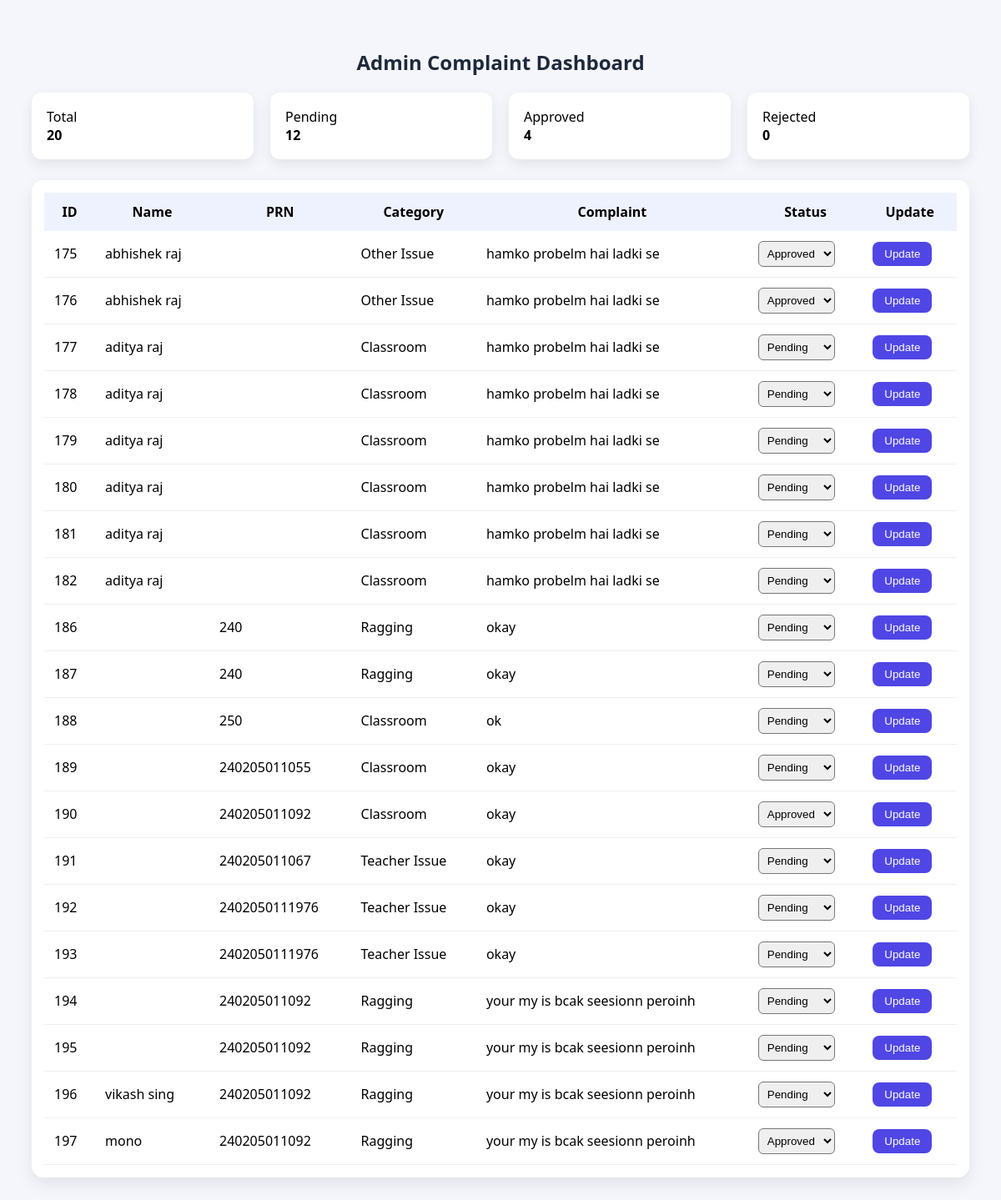
The page /admin_dashboard.php (signed in) on the database its author committed.
### tables this page shows
CREATE TABLE `complaints` (
  `id` int(11) NOT NULL,
  `name` varchar(100) DEFAULT NULL,
  `category` varchar(50) DEFAULT NULL,
  `complaint` text DEFAULT NULL,
  `status` varchar(50) DEFAULT 'Pending',
  `prn` varchar(20) NOT NULL
);

### admin_dashboard.php (the view, shortened to what this page needs)
<?php
include "db.php";
$total = mysqli_fetch_assoc(mysqli_query($conn,"SELECT COUNT(*) as total FROM complaints"))['total'];
$pending = mysqli_fetch_assoc(mysqli_query($conn,"SELECT COUNT(*) as total FROM complaints WHERE status='Pending'"))['total'];
$approved = mysqli_fetch_assoc(mysqli_query($conn,"SELECT COUNT(*) as total FROM complaints WHERE status='Approved'"))['total'];
$rejected = mysqli_fetch_assoc(mysqli_query($conn,"SELECT COUNT(*) as total FROM complaints WHERE status='Rejected'"))['total'];
$result = mysqli_query($conn,"SELECT * FROM complaints");
?>
<!DOCTYPE html>
<html>
<head>
</head>
<body>
<h2>Admin Complaint Dashboard</h2>
<div class="counter">
<div class="box">Total<br><b><?= $total ?></b></div>
<div class="box">Pending<br><b><?= $pending ?></b></div>
<div class="box">Approved<br><b><?= $approved ?></b></div>
<div class="box">Rejected<br><b><?= $rejected ?></b></div>
</div>
<div class="table-box">
<table>
<tr>
<th>ID</th>
<th>Name</th>
<th>PRN</th>
<th>Category</th>
<th>Complaint</th>
<th>Status</th>
<th>Update</th>
</tr>
<?php while($row=mysqli_fetch_assoc($result)){ ?>
<tr>
<form method="POST">
<td><?= $row['id'] ?></td>
<td><?= htmlspecialchars($row['name']) ?></td>
<td><?= $row['prn'] ?></td>
<td><?= $row['category'] ?></td>
<td><?= htmlspecialchars($row['complaint']) ?></td>
<td>
<select name="status">
<option <?= $row['status']=="Pending"?"selected":"" ?>>Pending</option>
<option <?= $row['status']=="Approved"?"selected":"" ?>>Approved</option>
</select>
</td>
<td>
<button name="update">Update</button>
</td>
</form>
</tr>
<?php } ?>
</table>
</div>
</body>
</html>

### admin_dashboard.php (style rules this page uses)
body { font-family:Segoe UI, sans-serif; background:#f4f6fb; padding:30px; }
h2 { text-align:center;color:#1e293b; }
.counter { display:flex; gap:20px; margin-bottom:25px; }
.box { flex:1; background:white; padding:18px; border-radius:12px; text-align:center finance; box-shadow:0 6px 16px rgba(0,0,0,.08); }
.table-box { background:white; border-radius:14px; padding:15px; box-shadow:0 8px 20px rgba(0,0,0,.08); }
table { width:100%; border-collapse:collapse; }
th { background:#eef2ff; padding:12px; }
td { padding:12px; border-bottom:1px solid #eee; }
select { padding:6px; border-radius:6px; }
button { background:#4f46e5; color:white; border:none; padding:7px 14px; border-radius:8px; }

### rows shown on the page
complaints: id "175", name "abhishek raj", category "Other Issue", complaint "hamko probelm hai ladki se", status "Approved"
complaints: id "176", name "abhishek raj", category "Other Issue", complaint "hamko probelm hai ladki se", status "Approved"
complaints: id "177", name "aditya raj", category "Classroom", complaint "hamko probelm hai ladki se", status "Pending"
complaints: id "178", name "aditya raj", category "Classroom", complaint "hamko probelm hai ladki se", status "Pending"
complaints: id "179", name "aditya raj", category "Classroom", complaint "hamko probelm hai ladki se", status "Pending"
complaints: id "180", name "aditya raj", category "Classroom", complaint "hamko probelm hai ladki se", status "Pending"
complaints: id "181", name "aditya raj", category "Classroom", complaint "hamko probelm hai ladki se", status "Pending"
complaints: id "182", name "aditya raj", category "Classroom", complaint "hamko probelm hai ladki se", status "Pending"
complaints: id "186", prn "240", category "Ragging", complaint "okay", status "Pending"
complaints: id "187", prn "240", category "Ragging", complaint "okay", status "Pending"
complaints: id "188", prn "250", category "Classroom", complaint "ok", status "Pending"
complaints: id "189", prn "240205011055", category "Classroom", complaint "okay"
complaints: id "190", prn "240205011092", category "Classroom", complaint "okay", status "Approved"
complaints: id "191", prn "240205011067", category "Teacher Issue", complaint "okay"
complaints: id "192", prn "2402050111976", category "Teacher Issue", complaint "okay"
complaints: id "193", prn "2402050111976", category "Teacher Issue", complaint "okay"
complaints: id "194", prn "240205011092", category "Ragging", complaint "your my is bcak seesionn peroinh", status "Pending"
complaints: id "195", prn "240205011092", category "Ragging", complaint "your my is bcak seesionn peroinh", status "Pending"
complaints: id "196", name "vikash sing", prn "240205011092", category "Ragging", complaint "your my is bcak seesionn peroinh", status "Pending"
complaints: id "197", name "mono", prn "240205011092", category "Ragging", complaint "your my is bcak seesionn peroinh", status "Approved"

### other values the page prints
$total "20"
$pending "12"
$approved "4"
$rejected "0"
